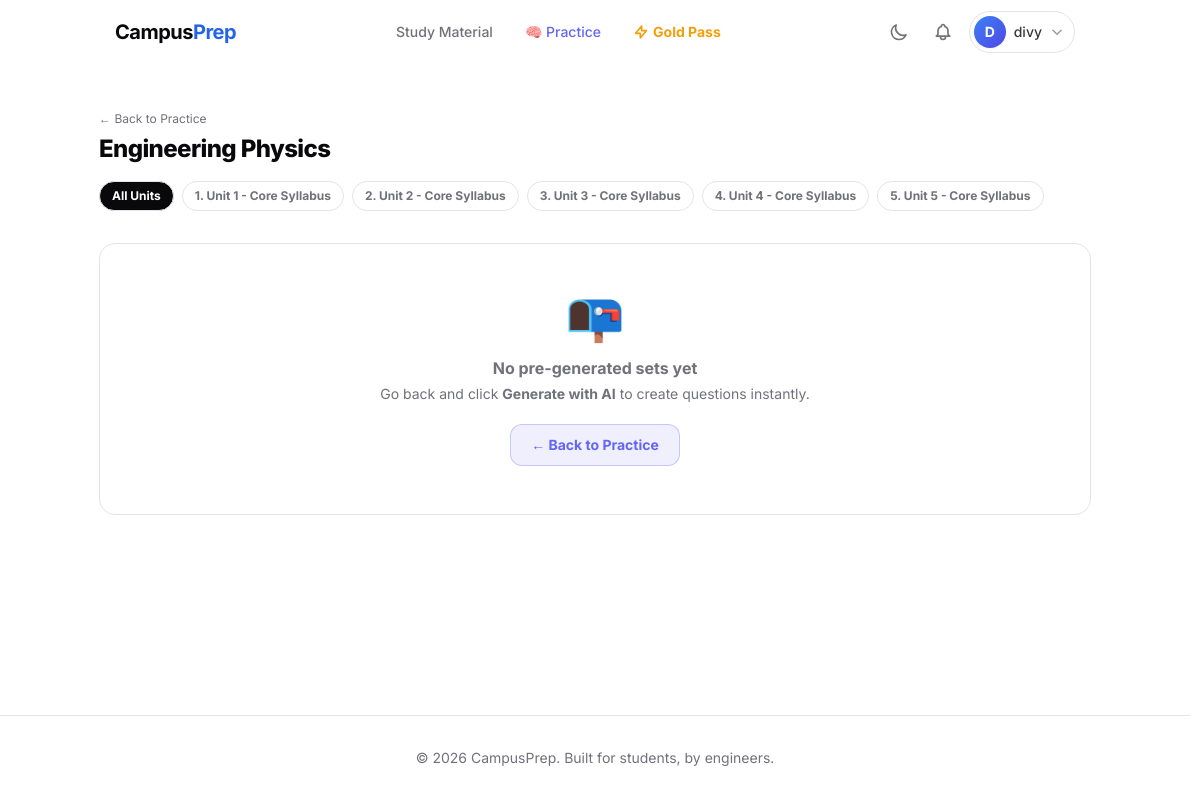
Page /practice/sets/25/ (signed in) on the earlier database version.
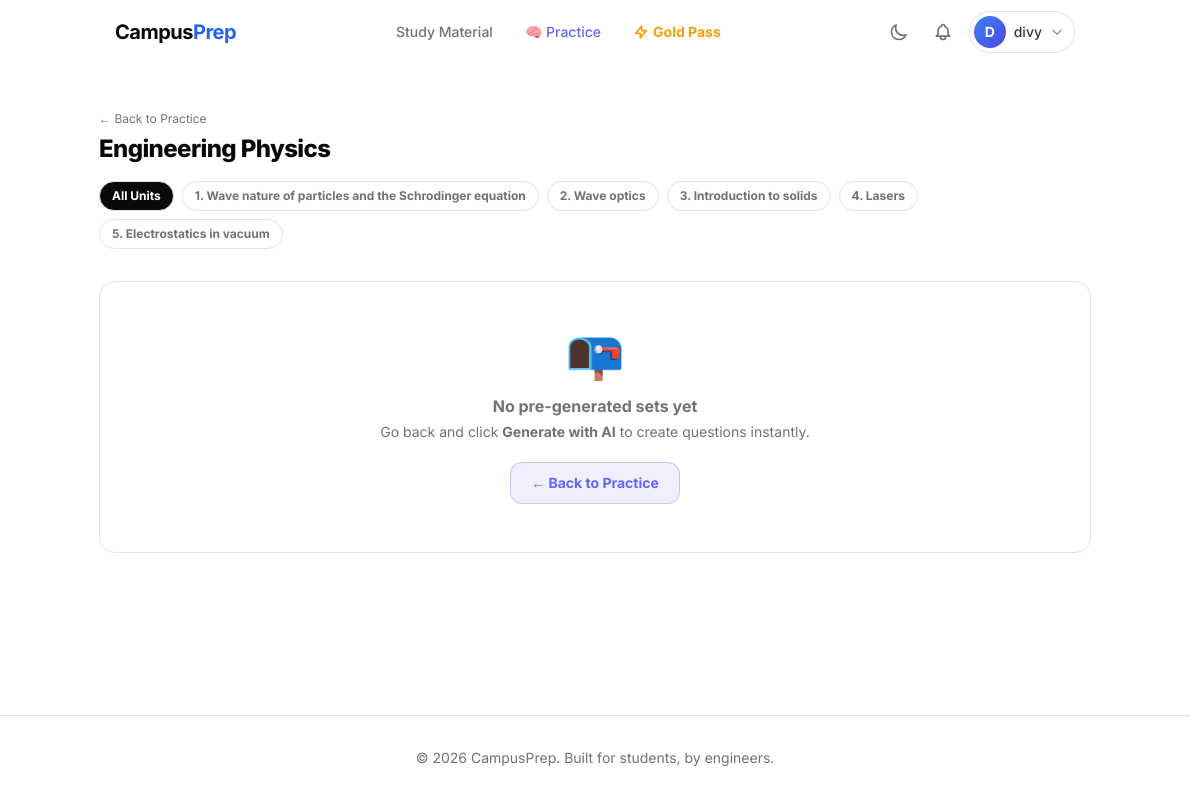
Same page on the later database version.
### apps/users/models.py (models this page shows, shortened)
class User(AbstractUser):
    clerk_id = models.CharField(max_length=100, unique=True, null=True, blank=True)
    phone_number = models.CharField(max_length=15, blank=True, null=True)
    preferred_branch = models.ForeignKey(
        'academics.Branch',
        on_delete=models.SET_NULL,
        null=True,
        blank=True,
        related_name='users'
    )
    preferred_semester = models.ForeignKey(
        'academics.Semester',
        on_delete=models.SET_NULL,
        null=True,
        blank=True,
        related_name='users'
    )
    active_subscription_valid_until = models.DateField(null=True, blank=True)
    gold_pass_branch = models.ForeignKey(
        'academics.Branch',
        on_delete=models.SET_NULL,
        null=True,
        blank=True,
        related_name='gold_pass_users'
    )
    gold_pass_semester = models.ForeignKey(
        'academics.Semester',
        on_delete=models.SET_NULL,
        null=True,
        blank=True,
        related_name='gold_pass_users'
    )
    active_subscription_plan = models.ForeignKey(
        'products.SubscriptionPlan',
        on_delete=models.SET_NULL,
        null=True,
        blank=True,
        related_name='subscribed_users'
    )

### apps/academics/models.py (models this page shows, shortened)
class Subject(models.Model):
    branch = models.ForeignKey(Branch, on_delete=models.CASCADE, related_name='subjects')
    semester = models.ForeignKey(Semester, on_delete=models.CASCADE, related_name='subjects')
    code = models.CharField(max_length=20, help_text="e.g., CS-402")
    name = models.CharField(max_length=500)
    description = models.TextField(blank=True)
    is_active = models.BooleanField(default=True)
    class Meta:
        unique_together = ('branch', 'semester', 'code')

class Unit(models.Model):
    subject = models.ForeignKey(Subject, on_delete=models.CASCADE, related_name='units')
    number = models.PositiveSmallIntegerField(help_text="Unit number (usually 1-5)")
    name = models.CharField(max_length=1000)
    description = models.TextField(blank=True)
    topics = models.JSONField(default=list, blank=True, help_text="List of topics for this unit, synced from syllabus.")
    class Meta:
        unique_together = ('subject', 'number')
        ordering = ['number']

### apps/practice/views.py (the view)
# urls.py: path('sets/<int:subject_id>/',        views.question_set_list, name='practice_set_list'),
@login_required
def question_set_list(request, subject_id):
    subject  = AcademicsDataService.get_subject_by_id(subject_id)
    if not subject:
        return redirect('practice_index')
    unit_id  = request.GET.get('unit')
    unit     = None
    if unit_id:
        try:
            unit = Unit.objects.get(id=unit_id, subject=subject)
        except Unit.DoesNotExist:
            pass
    sets_qs = PracticeDataService.get_published_sets_for_subject(subject, unit)
    return render(request, 'practice/set_list.html', {
        'subject': subject,
        'unit': unit,
        'sets': sets_qs,
        'units': subject.units.all(),
    })

### apps/academics/data_services.py (called while the page is built)
    @classmethod
    def get_subject_by_id(cls, subject_id):
        return cls.get_or_set_cache(
            f'subject_{subject_id}',
            lambda: Subject.objects.select_related('branch', 'semester').filter(pk=subject_id).first(),
            timeout=3600
        )

### apps/common/services.py (called while the page is built)
    @staticmethod
    def get_or_set_cache(key: str, callback: Callable, timeout: int = 3600) -> Any:
        data = cache.get(key)
        if data is None:
            logger.debug(f"Cache miss for key: {key}")
            data = callback()
            cache.set(key, data, timeout)
        else:
            logger.debug(f"Cache hit for key: {key}")
        return data

### apps/practice/data_services.py (called while the page is built)
    @classmethod
    def get_published_sets_for_subject(cls, subject, unit=None):
        cache_key = f'published_sets_{subject.id}'
        if unit:
            cache_key += f'_unit_{unit.id}'
        def fetch_sets():
            qs = QuestionSet.objects.filter(subject=subject, is_published=True).prefetch_related('questions')
            if unit:
                qs = qs.filter(unit=unit)
            return list(qs)
        return cls.get_or_set_cache(cache_key, fetch_sets, timeout=1800)

### apps/users/context_processors.py (called while the page is built, shortened)
def clerk_settings(request):
    publishable_key = settings.CLERK_PUBLISHABLE_KEY
    js_url = "clerk.accounts.dev" # Default
    return {
        'CLERK_PUBLISHABLE_KEY': settings.CLERK_PUBLISHABLE_KEY,
        'CLERK_JS_URL': js_url,
    }

### templates/practice/set_list.html (shortened to what this page needs)
{% extends "base.html" %}
{% block content %}
<div class="max-w-5xl mx-auto py-10 px-4 space-y-8">
  <div class="flex items-center justify-between flex-wrap gap-4">
    <div>
      <a href="{% url 'practice_index' %}" class="text-xs text-muted-foreground hover:text-foreground transition-colors">← Back to Practice</a>
      <h1 class="text-2xl font-extrabold tracking-tight mt-1">
        {{ subject.name }}
      </h1>
    </div>
    <div class="flex flex-wrap gap-2">
      <a href="?{% if not unit %}{% else %}{% endif %}"
         class="text-xs font-bold px-3 py-1.5 rounded-full border border-border {% if not unit %}bg-foreground text-background{% else %}text-muted-foreground hover:bg-muted{% endif %} transition-colors">
        All Units
      </a>
      {% for u in units %}
      <a href="?unit={{ u.id }}"
         class="text-xs font-bold px-3 py-1.5 rounded-full border border-border {% if unit and unit.id == u.id %}bg-foreground text-background{% else %}text-muted-foreground hover:bg-muted{% endif %} transition-colors">
        {{ u.number }}. {{ u.name }}
      </a>
      {% endfor %}
    </div>
  </div>
  {% if sets %}
  <div class="grid grid-cols-1 sm:grid-cols-2 lg:grid-cols-3 gap-5">
    {% for qset in sets %}
    <div class="bg-card border border-border rounded-2xl p-5 shadow-sm flex flex-col gap-3 hover:border-indigo-500/50 transition-colors">
      <div class="flex items-start justify-between gap-2">
        <h2 class="font-bold text-sm text-foreground leading-snug">{{ qset.title }}</h2>
        {% if qset.is_ai_generated %}
        <span class="text-[10px] font-bold uppercase tracking-widest px-2 py-0.5 rounded-full bg-violet-500/10 text-violet-500 flex-shrink-0">AI</span>
        {% endif %}
      </div>
      {% if qset.unit %}
      <p class="text-xs text-muted-foreground">Unit: {{ qset.unit.name }}</p>
      {% else %}
      <p class="text-xs text-muted-foreground">All Units</p>
      {% endif %}
      <div class="flex items-center justify-between mt-auto pt-2 border-t border-border">
        <span class="text-xs text-muted-foreground">{{ qset.question_count }} questions</span>
        <a href="{% url 'practice_quiz' qset.id %}"
           class="px-4 py-1.5 rounded-xl bg-indigo-500/10 text-indigo-500 border border-indigo-500/30 text-xs font-bold hover:bg-indigo-500/20 transition-colors">
          Start →
        </a>
      </div>
    </div>
    {% endfor %}
  </div>
  {% else %}
  <div class="bg-card border border-border rounded-2xl p-12 text-center text-muted-foreground">
    <span class="text-5xl">📭</span>
    <p class="mt-4 font-bold">No pre-generated sets yet</p>
    <p class="text-sm mt-1">Go back and click <strong>Generate with AI</strong> to create questions instantly.</p>
    <a href="{% url 'practice_index' %}" class="inline-block mt-5 px-5 py-2.5 rounded-xl bg-indigo-500/10 text-indigo-500 border border-indigo-500/30 text-sm font-bold hover:bg-indigo-500/20 transition-colors">
      ← Back to Practice
    </a>
  </div>
  {% endif %}
</div>
{% endblock %}

### templates/base.html (shortened to what this page needs)
{% load static %}
<!DOCTYPE html>
<html lang="en" class="h-full {% if request.COOKIES.theme == 'dark' %}dark{% endif %}">
<head>
    <script src="https://cdn.tailwindcss.com"></script>
</head>
<body class="min-h-screen flex flex-col font-sans antialiased bg-background text-foreground transition-colors duration-300">
    <header class="sticky top-0 z-50 w-full glass-nav transition-all duration-300">
        <div class="container mx-auto px-4 sm:px-6 lg:px-8">
            <div class="flex items-center justify-between h-16">
                <div class="flex-shrink-0">
                    <a href="{% if user.is_authenticated %}{% url 'dashboard' %}{% else %}{% url 'home' %}{% endif %}" class="text-xl font-bold tracking-tight">
                        Campus<span class="text-blue-600 dark:text-blue-400">Prep</span>
                    </a>
                </div>
                <nav class="hidden md:flex md:space-x-8 items-center">
                    <a href="{% url 'dashboard' %}" class="text-sm font-medium {% if request.resolver_match.url_name == 'dashboard' %}text-primary{% else %}text-muted-foreground hover:text-foreground{% endif %} transition-colors">
                        Study Material
                    </a>
                    <a href="{% url 'practice_index' %}" class="text-sm font-medium {% if 'practice' in request.resolver_match.url_name %}text-indigo-500{% else %}text-muted-foreground hover:text-foreground{% endif %} transition-colors">
                        🧠 Practice
                    </a>
                    <a href="{% if request.user.is_authenticated %}{% url 'checkout_gold_pass' %}?branch={{ request.user.preferred_branch_id }}&semester={{ request.user.preferred_semester_id }}{% else %}{% url 'login' %}{% endif %}" class="text-sm font-bold text-amber-500 hover:text-amber-600 transition-colors flex items-center">
                        <svg class="w-4 h-4 mr-1" fill="none" viewBox="0 0 24 24" stroke="currentColor"><path stroke-linecap="round" stroke-linejoin="round" stroke-width="2.5" d="M13 10V3L4 14h7v7l9-11h-7z"></path></svg>
                        Gold Pass
                    </a>
                </nav>
                <div class="hidden md:flex items-center gap-2">
                    <button id="themeToggle" class="p-2 text-muted-foreground hover:text-foreground transition-all duration-200 hover:bg-muted/60 rounded-full" title="Toggle theme">
                        <svg class="w-5 h-5 dark:hidden" fill="none" viewBox="0 0 24 24" stroke="currentColor"><path stroke-linecap="round" stroke-linejoin="round" stroke-width="2" d="M20.354 15.354A9 9 0 018.646 3.646 9.003 9.003 0 0012 21a9.003 9.003 0 008.354-5.646z"></path></svg>
                    </button>
                    {% if user.is_authenticated %}
                    <a href="{% url 'notifications:list' %}" class="relative p-2 text-muted-foreground hover:text-foreground transition-all duration-200 hover:bg-muted/60 rounded-full"
                       id="notificationsBell">
                    </a>
                    <div class="relative" id="userDropdownContainer">
                        <button id="userDropdownBtn" class="flex items-center gap-2 rounded-full p-1 pr-2.5 border border-border hover:border-muted-foreground/40 hover:bg-muted/60 transition-all duration-200 focus:outline-none group">
                            <div class="w-8 h-8 rounded-full bg-gradient-to-br from-blue-500 to-indigo-600 flex items-center justify-center text-white text-sm font-bold flex-shrink-0 shadow-sm">
                                {{ user.username|slice:":1"|upper }}
                            </div>
                            <span class="text-sm font-medium text-foreground/80 group-hover:text-foreground max-w-[80px] truncate transition-colors">{{ user.username }}</span>
                            <svg class="w-3.5 h-3.5 text-muted-foreground/70 transition-transform duration-200" id="dropdownChevron" fill="none" viewBox="0 0 24 24" stroke="currentColor"><path stroke-linecap="round" stroke-linejoin="round" stroke-width="2.5" d="M19 9l-7 7-7-7"></path></svg>
                        </button>
                    </div>
                    {% else %}
                    <a href="{% url 'login' %}" class="text-sm font-medium text-muted-foreground hover:text-foreground transition-colors">Log in</a>
                    <a href="{% url 'signup' %}" class="bg-primary text-primary-foreground hover:bg-primary/90 px-4 py-2 rounded-md text-sm font-medium transition-colors shadow-sm">Sign up</a>
                    {% endif %}
                </div>
            </div>
        </div>
    </header>
    <main class="flex-grow">
        {% block content %}{% endblock %}
    </main>
    <footer class="border-t border-border mt-auto py-8">
        <div class="container mx-auto px-4 text-center text-sm text-muted-foreground">
            &copy; 2026 CampusPrep. Built for students, by engineers.
        </div>
    </footer>
</body>
</html>

### templates/base.html (style rules this page uses)
.glass-nav { background: rgba(255, 255, 255, 0.7); backdrop-filter: blur(12px); -webkit-backdrop-filter: blur(12px); border-bottom: 1px solid rgba(255, 255, 255, 0.2); }
* { scrollbar-width: thin; scrollbar-color: hsl(var(--muted-foreground) / 0.2) transparent; }

Differences in the rows shown:
changed Unit: name "Unit 1 - Core Syllabus" → "Wave nature of particles and the Schrodinger equation"
changed Unit: name "Unit 2 - Core Syllabus" → "Wave optics"
changed Unit: name "Unit 3 - Core Syllabus" → "Introduction to solids"
changed Unit: name "Unit 4 - Core Syllabus" → "Lasers"
changed Unit: name "Unit 5 - Core Syllabus" → "Electrostatics in vacuum"
